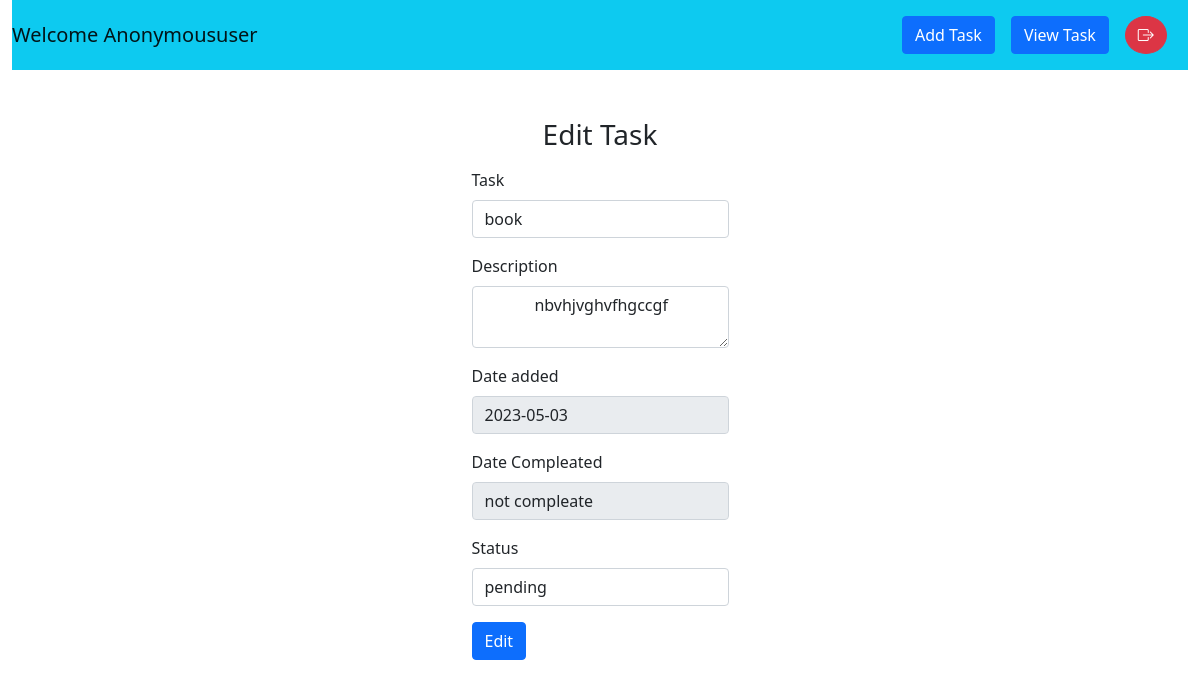
The page /task/edit/1 on the database as committed earlier.
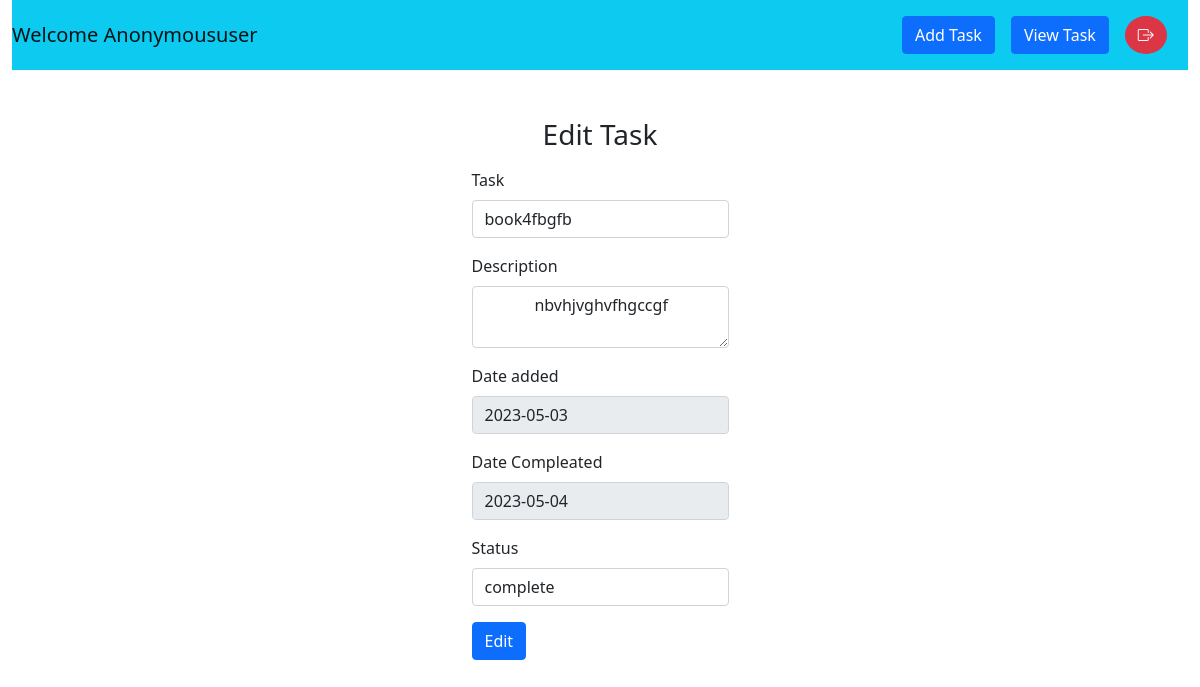
The same page on the database as committed later.
### task/models.py (models this page shows)
class Task(models.Model):
    task = models.CharField(max_length=100)
    description = models.CharField(max_length=200)
    date=models.CharField(max_length=20, default="")
    completion_date =models.CharField(max_length=20,default="not compleate")
    status=models.CharField(max_length=10,default="pending")

### task/views.py (the view, shortened to what this page needs)
# urls.py: path('edit/<int:id>', views.edit, name = 'edit'),
def edit(request,id):
    msg=""
    task1=Task.objects.get(id=id)
    return render(request, 'task/edit.html',{'status':msg,'task':task1})

### task/templates/task/edit.html (shortened to what this page needs)
{% extends 'task/master.html' %}
{% block content %}
<h3  class="text-center mt-5">Edit Task</h3>
<div class="d-flex justify-content-center mt-3">
    <form method="POST">
        <div class="mb-3">
          <label for="tt" class="form-label">Task</label>
          <input type="text" class="form-control" name="task"  value="{{task.task}}">
        </div>
        <div class="mb-3">
            <label for="tt" class="form-label">Description</label>
            <textarea name="description"  class="form-control" >{{task.description}}</textarea>
          </div>
          <div class="mb-3">
            <label for="tt" class="form-label">Date added</label>
            <input type="text" disabled class="form-control" name="date" value="{{task.date}}" >
          </div>
          <div class="mb-3">
            <label for="tt" class="form-label">Date Compleated</label>
            <input type="text" disabled class="form-control" name="com_date" value="{{task.completion_date}}" >
          </div>
          <div class="mb-3">
            <label for="tt" class="form-label">Status</label>
            <input type="text" class="form-control" name="status"  value="{{task.status}}">
          </div>
        <button type="submit" class="btn btn-primary">Edit</button>
      </form>
</div>
{% endblock %}

Rows that differ between the two databases and show on the page:
changed Task "nbvhjvghvfhgccgf": task "book" → "book4fbgfb"; com_date "not compleate" → "2023-05-04"; status "pending" → "complete"
